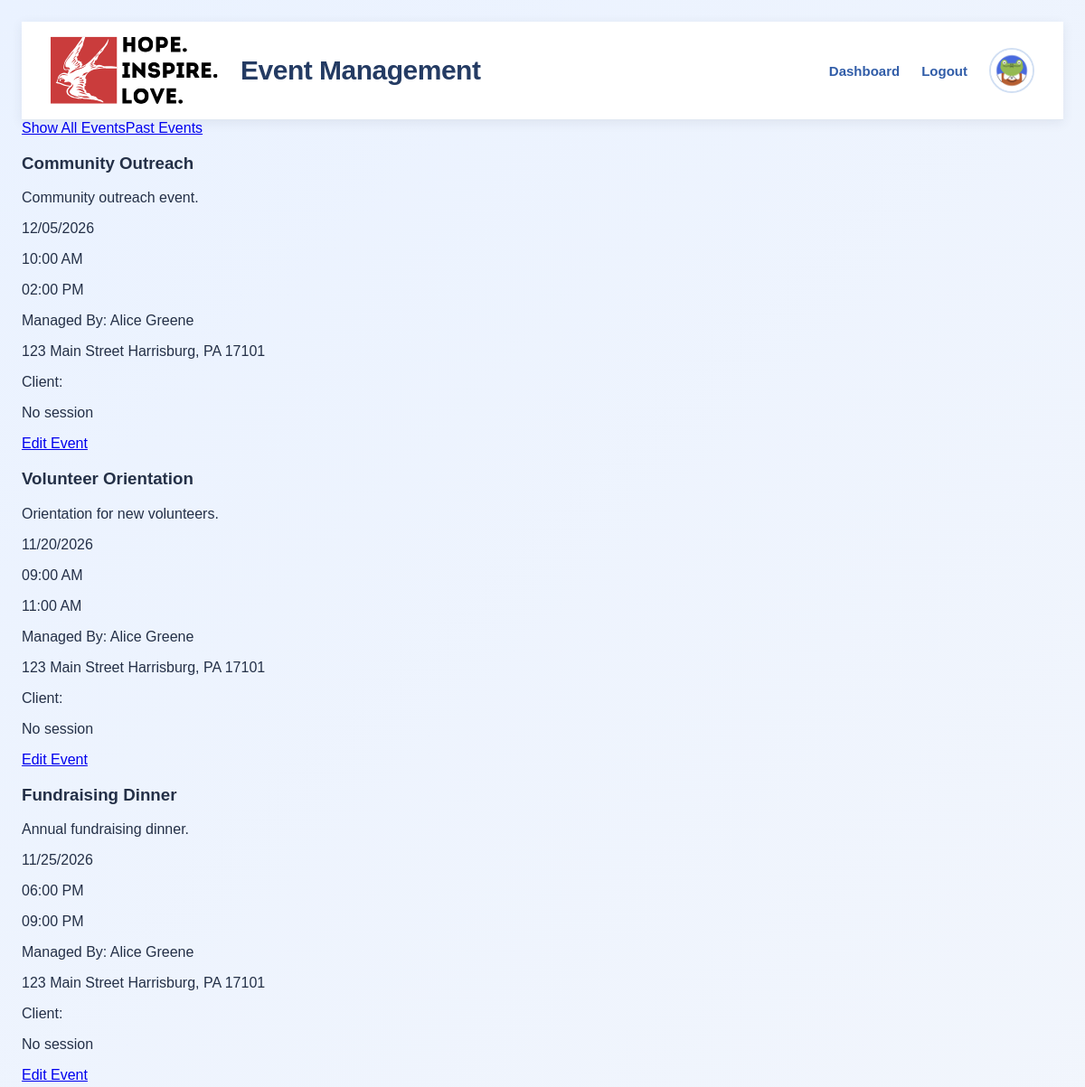
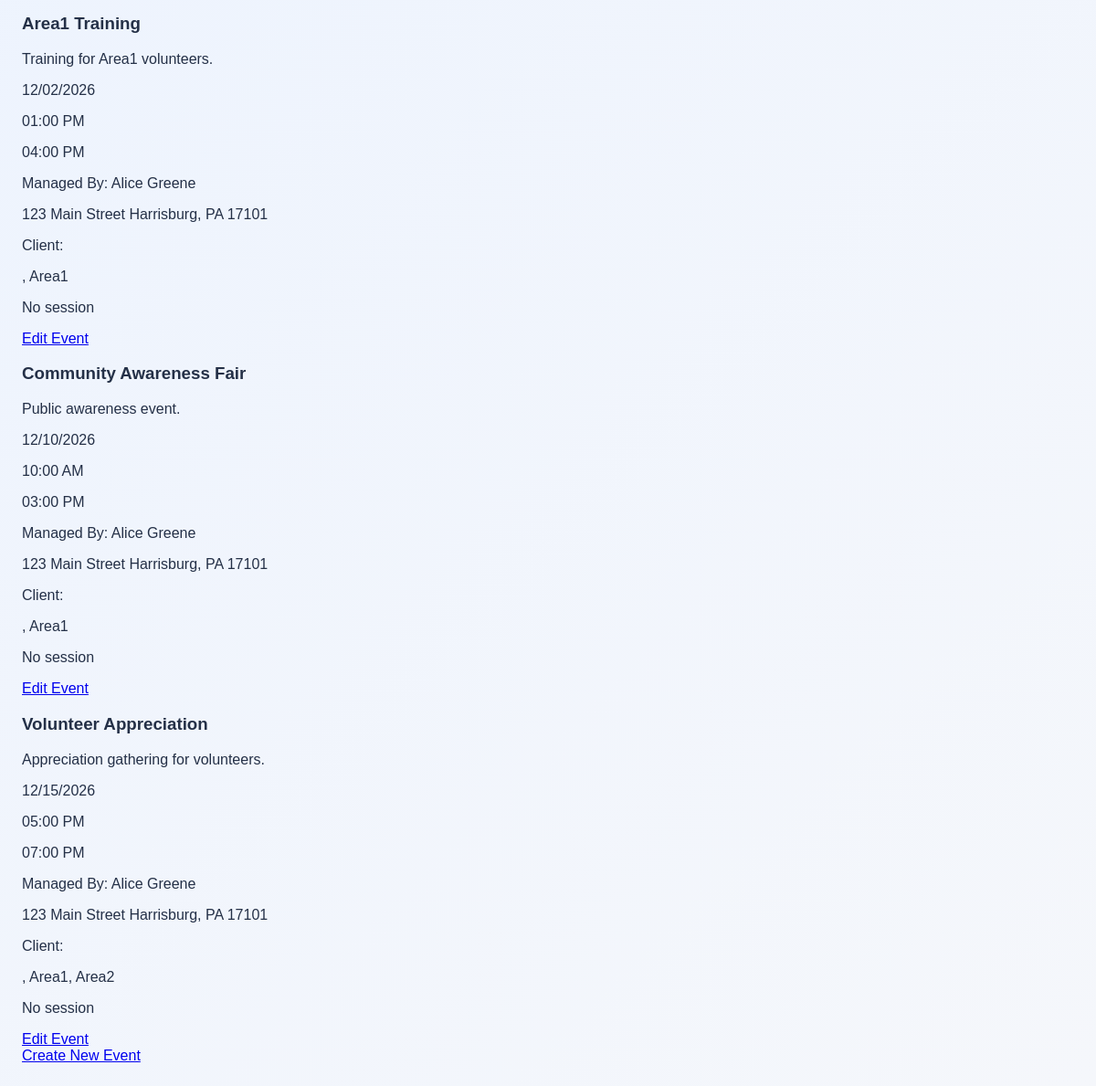
/EventManagement.php (signed in), run on the app's committed database (2 pictures, top to bottom).
### tables this page shows
CREATE TABLE IF NOT EXISTS Event (
    Event_ID INT AUTO_INCREMENT PRIMARY KEY,
    Event_Name VARCHAR(100) NOT NULL,
    Event_Description TEXT NOT NULL,
    Event_Date DATE NOT NULL,
    Start_Time TIME NOT NULL,
    End_Time TIME NOT NULL,
    Manager_ID INT NOT NULL,
    Location_ID INT NOT NULL,
    Client_Name VARCHAR(100),

     
    FOREIGN KEY (Manager_ID) REFERENCES Users(User_ID),
    FOREIGN KEY (Location_ID) REFERENCES Location(Location_ID)
);

CREATE TABLE IF NOT EXISTS Users (
    User_ID INT AUTO_INCREMENT PRIMARY KEY,
    Role_ID INT NOT NULL,
    First_Name VARCHAR(50) NOT NULL,
    Last_Name VARCHAR(50) NOT NULL,
    Username VARCHAR(20) NOT NULL UNIQUE,
    Email VARCHAR(255) NOT NULL UNIQUE,
    Phone_Number VARCHAR(20) NOT NULL,
    Creation_Date DATETIME NOT NULL DEFAULT CURRENT_TIMESTAMP,
    Password_Hash VARCHAR(255) NOT NULL,
    Photo VARCHAR(500),

     
    FOREIGN KEY (Role_ID) REFERENCES Roles(Role_ID)
);

CREATE TABLE IF NOT EXISTS Location (
    Location_ID INT AUTO_INCREMENT PRIMARY KEY,
    name VARCHAR(255) NOT NULL,
    Address VARCHAR(255) NOT NULL,
    City VARCHAR(50) NOT NULL,
    State VARCHAR(50) NOT NULL,
    Zip_Code VARCHAR(10) NOT NULL
);

### helpers/events.php (called while the page is built, shortened)
<?php
class Events {
    public function __construct($event_id) {
        require "config.php";
        $query = "SELECT Event_ID, Event_Name, Event_Description, Event_Date,
            Start_Time, End_Time, Manager_ID, Location_ID, Client_Name
            FROM event WHERE event_id = ".$event_id;
        $result = mysqli_fetch_assoc(mysqli_query($conn, $query));
        try {
            $this->id = $result['Event_ID'];
            $this->name = $result['Event_Name'];
            $this->description = $result['Event_Description'];
            $this->start_datetime = new DateTimeImmutable($result['Event_Date'].' '.$result['Start_Time']);
            $this->end_datetime = new DateTimeImmutable($result['Event_Date'].' '.$result['End_Time']);;
            $query = "SELECT first_name, last_name From
                users WHERE user_id = ".$result['Manager_ID'];
            $data = mysqli_fetch_assoc(mysqli_query($conn, $query));
            $this->manager_id =
                ['user_id' => $result['Manager_ID'],
                'first_name' => $data['first_name'],
                'last_name' => $data['last_name']];
            $query = "SELECT address, city, state, zip_code, name FROM
                location WHERE location_id = ".$result['Location_ID'];
            $data = mysqli_fetch_assoc(mysqli_query($conn, $query));
            $this->location =
                ['location_id' => $result['Location_ID'],
                'name' => $data['name'],
                'address' => $data['address'],
                'city' => $data['city'],
                'state' => $data['state'],
                'zip_code' => $data['zip_code']];
            $query = "SELECT session_id FROM sessions WHERE
                event_id = ".$event_id;
            $data = mysqli_fetch_assoc(mysqli_query($conn, $query));
            if (isset($data)) {
                $this->sessions = $data['Session_ID'];
            }
            else {
                $this->sessions = False;
            }
            $query = "SELECT area_name, area.area_id FROM event_to_area
                JOIN area ON area.area_id = event_to_area.area_id
                WHERE event_id = ".$this->id;
            $data = mysqli_query($conn, $query);
        }
        catch (Exception $e) {
            echo "<p>Failed to find event ".$event_id."</p>";
            echo $e;
        }
    }
}

### EventManagement.php (the view, shortened to what this page needs)
<?php
require("helpers/config.php");
?>
<!DOCTYPE html>
<html>
<head>
    <link rel="stylesheet" href="styles/main.css">
</head>
<body>
<?php
$title = "Event Management";
include("helpers/header.php");
require("helpers/events.php");
if (isset($_GET['event_id']) || isset($_GET['new_event'])) {
    if (isset($_GET['event_id'])) {
        $e = new Events($_GET['event_id']);
    }
    ?>
    <form method="POST" action="eventManagement.php" id="edit_event">
         <input type="hidden" name="event_id" id="event_id"
             value="<?=isset($e)?$_GET["event_id"]:-1?>">
        <label for="event_name">Event</label>
        <input type="text" name="event_name" id="event_name"
            value="<?=isset($e)?$e->name:""?>">
        <label for="description">Description</label>
        <textarea name="description" id="description" placeholder="Type here...">
            <?=isset($e)?$e->description:""?></textarea>
        <label for="date">Date</label>
        <input type="date" id="date" name="date"
        value="<?=$e?$e->start_datetime->format('Y-m-d'):""?>">
        <label for="start_time">Start Time</label>
        <input type="time" id="start_time" name="start_time"
        value="<?=$e?$e->start_datetime->format('H:i'):""?>">
        <label for="end_time">End Time</label>
        <input type="time" id="end_time" name="end_time"
        value="<?=$e?$e->end_datetime->format('H:i'):""?>">
        <?php
        if ($_SESSION['role'] == "Facilitator") {
            echo "<p>Managed By</p>";
            if ($e) {
                echo "<p>".$e->manager_id['first_name']." ".$e->manager_id['last_name']."</p>";
                echo '<input type="hidden" name="manager" value="'.$e->manager_id['manager_id'].'">';
            }
            else {
                $query = "SELECT first_name, last_name FROM users WHERE user_id = ".$_SESSION['user_id'];
                $result = mysqli_fetch_assoc(mysqli_query($conn, $query));
                echo "<p>".$result['first_name']." ".$result['last_name']."</p>";
                echo '<input type="hidden" name="manager" value="'.$_SESSION['user_id'].'">';
            }
        }
        else {
            $query = "SELECT DISTINCT first_name, last_name, users.user_id FROM users JOIN user_to_area
                ON users.user_id = user_to_area.user_id WHERE area_id = "
                .(isset($e)?$e->areas[0]['area_id']:$user_areas[0]['area_id']);
            if (isset($e)) {
                for ($i = 1; $i < count($e->areas); $i++) {
                    $query .= " OR area_id = ".$e->areas[$i];
                }
            }
            $result = mysqli_query($conn, $query);
            echo '<label for="manager">Managed By</label>';
            echo '<select id="manager" name="manager">';
            while ($a = mysqli_fetch_assoc($result)) {
                echo('<option value="'.$a['manager_id'].'"
                '.($a['manager_id'] == $e->manager_id['manager_id'])?"selected":"".'>
                '.$a['first_name'].' '.$a['last_name'].'</option>');
            }
            echo '</select>';
        }
        ?>
        <p>Location</p>
        <p id="current_location"> <?php
            if (isset($e)) { ?>
                <?=$e->location['name']."\n".
                $e->location['address']."\n".$e->location['city'].", ".
                $e->location['state']." ".$e->location['zip_code']?>
            <?php }
            else {
                echo "No location set";
            }?>
        </p>
        <input type="hidden" name="location_id_original" id="location_id_original"
            value="<?=isset($e)?$e->location['location_id']:-1?>">
        <button type="button" id="change_location">Change to different location</button>
        <?php
        if (isset($e)) { ?>
            <button type="button" id="edit_location_button">Edit Current Location</button>
        <?php } ?>
        <button type="button" id="create_location_button">Create Location</button>
        <select id="location_select" hidden disabled id="location" name="location">
            <?php
            $query = "SELECT location_id, name FROM location";
            $result = mysqli_query($conn, $query);
            while ($a = mysqli_fetch_assoc($result)) {
                echo '<option value="'.$a['location_id'].'"
                '.($a['location_id'] == $e->location['location_id'])?"selected":"".'>
                '.$a['location_name'].'</option';
            }
            ?>
        </select>
        <button type="button" hidden disabled id="cancel_location_select">Cancel</button>
        <fieldset hidden disabled id="edit_location">
            <input type="hidden" name="location_id"
            value="<?=isset($e)?$e->location['location_id']:-1?>">
            <label for="location_address">Address</label>
            <input type="text" name="location_address" id="location_address"
                value="<?=(isset($e))?$e->location['address']:""?>">
            <label for="location_city">City</label>
            <input type="text" name="location_city"  id="location_city"
                value="<?=(isset($e))?$e->location['city']:""?>">
            <label for="location_state">State</label>
            <input type="text" name="location_state"  id="location_state"
                value="<?=isset($e)?$e->location['state']:""?>">
            <label for="location_zipcode">Zip Code</label>
            <input type="text" name="location_zipcode"  id="location_zipcode"
                value="<?=isset($e)?$e->location['zip_code']:""?>">
            <?php if(isset($e)) { ?>
                <label for="for_all_events">
                    Check this box to change the address for only this event
                    instead of all events with this location.
                </label>
                <input type="checkbox" name="for_all_events" id="for_all_events" value="no">
            <?php }
            else { ?>
                <input type="hidden" name="for_all_events" value="no">
            <?php } ?>
            <button type="button" id="cancel_edit_location">Cancel</button>
        </fieldset>
        <label for="client">Client</label>
        <input type="text" id="Client" value="<?=isset($e)?$e->client_name:""?>">
        <fieldset>
            <legend>Areas</legend>
            <?php
            $areas;
            foreach ($user_areas as $a) {
                $areas[] = $a;
            }
            if ($_SESSION['role'] == 'Owner') {
                $query = "SELECT area_id, area_name FROM area";
                $result = mysqli_query($conn, $query);
                while ($aa = mysqli_fetch_assoc($result)) {
                    $a = ["area_id" => $aa['area_id'],
                        "area_name" => $aa['area_name']];
                    if (!in_array($a, $areas)) {
                        $areas[] = $a;
                    }
                }
            }
            if (isset($e)) {
                foreach($e->areas as $a) {
                    if (!in_array($a, $areas)) {
                        $areas[] = $a;
                    }
                }
            }
            foreach ($areas as $a) {
                echo '<input type="checkbox" id="area'.$a['area_id'].'"
                    name="area" value="'.$a['area_id'].'">';
                echo '<label for="area'.$a['area_id'].'">'.
                    $a['area_name'].'</label>';
            }
            ?>
        </fieldset>
        <p>Placeholder for document upload</p>
        <?php
        if (isset($e) && $e->sessions) {
            echo '<button type="button" id="edit_session">View Session</button>';
        }
        else {
            echo '<p class="session">No session</p>';
            echo '<button type="button" id="new_session">Create a session</a>';
        }
        echo '<button type="submit">Save</button>';
    echo "</form>";
}
else {
    if (isset($_GET['past_events'])) {
        echo '<a href="eventManagement.php" id="show_user_events">Your Events</a>';
    }
    else {
        if (isset($_GET['all_events'])) {
            echo  '<a href="eventManagement.php" id="show_user_events">Your Events</a>';
        }
        else {
            echo '<a href="eventManagement.php?all_events=True" id="show_all_events">Show All Events</a>';
        }
        echo '<a href="eventManagement.php?past_events=true" id="show_past_events">Past Events</a>';
    }
    if (isset($_GET['past_events'])) {
        $query = "SELECT event_id FROM event WHERE event_date < CURDATE()";
    }
    else {
        $query = "SELECT event_id FROM event WHERE event_date >= CURDATE()";
    }
    $result = mysqli_query($conn, $query);
    $events = [];
    while ($a = mysqli_fetch_assoc($result)) {
        array_push($events, new Events($a['event_id']));
    }
    echo '<div id="event_list">';
    foreach ($events as $e) {
    ?>
        <div class="event">
            <h3 class="event_name"><?=$e->name?></h3>
            <p class="description"><?=$e->description?></p>
            <p class="Date"><?=$e->start_datetime->format('m/d/Y')?></p>
            <p class="Start-Time"><?=$e->start_datetime->format('h:i A')?></p>
            <p class="End-Time"><?=$e->end_datetime->format('h:i A')?></p>
            <p class="Manager">Managed By:
                <?=$e->manager_id['first_name']." ".$e->manager_id['last_name']?>
            </p>
            <p class="location">
                <?=$e->location['name']."\n".
                $e->location['address']."\n".$e->location['city'].", ".
                $e->location['state']." ".$e->location['zip_code']?>
            </p>
            <p class="client_name">Client: <?=$e->client_name?></p>
            <p class="areas"><?php
                $s = "";
                foreach ($e->areas as $a) {
                    $s .= ", ".$a['area_name'];
                }
                echo $s;
            ?></p>
            <div class="documents"> <?php
            if ($e->sessions) {
                echo '<a id="view_session" href="SessionManagement.php?session_id='.$e->$session.'"
                    class="session">Session</a>';
                echo '<input type="hidden" id="session_id" name="session_id" value="'.$e->$session.'">';
            }
            else {
                echo '<p class="session">No session</p>';
            }
            if ($_SESSION['role'] == 'Facilitator') {
                if ($_SESSION['user_id'] == $e->manager_id) {
                    echo '<a href="eventManagement.php?event_id='.$e->id.'" class="eventEditor">Edit Event</a>';
                }
            }
            else {
                echo '<a href="eventManagement.php?event_id='.$e->id.'" class="eventEditor">Edit Event</a>';
            }
            ?>
        </div>
    <?php
    }
    echo "</div>";
    ?>
    <a href="eventManagement.php?new_event=true" id="create_event">Create New Event</a>
<?php
}
?>
</body>
</html>

### helpers/header.php (shortened to what this page needs)
<header>
  <img src="images/logo.png" width="186" height="76">
  <?= '<h1 class="nav-header">'.$title."</h1>" ?>
  <nav class="nav-links">
    <a href="UserDashboard.php">Dashboard</a>
    <a href="logout.php">Logout</a>
    <a href="UserInfo.php">
      <img src="images/profile_pic.png" height="46" width="46">
    </a>
  </nav>
</header>

### styles/main.css (style rules this page uses)
body { min-height: 100vh; margin: 0; padding: 24px; box-sizing: border-box; background: linear-gradient(135deg, #eaf2ff, #f5f7fb); font-family: Arial, Helvetica, sans-serif; color: #243047; }
h1 { margin: 0 0 28px; text-align: center; font-size: 30px; color: #243b63; letter-spacing: -0.5px; }
header { display: flex; align-items: center; justify-content: space-between; gap: 24px; padding: 16px 32px; background-color: #ffffff; box-shadow: 0 3px 12px rgba(36, 48, 71, 0.08); border-bottom: 1px solid #e1e8f2; }
header > img { width: 186px; height: 76px; object-fit: contain; flex-shrink: 0; }
.nav-header { margin: 0; color: #243b63; font-size: 30px; font-weight: 600; text-align: left; flex-grow: 1; }
.nav-links { display: flex; align-items: center; gap: 24px; flex-shrink: 0; }
.nav-links a { color: #315da8; font-size: 15px; font-weight: 600; text-decoration: none; transition: color 0.2s, background-color 0.2s; }
.nav-links a img { display: block; width: 46px; height: 46px; border-radius: 50%; object-fit: cover; border: 2px solid #d1dff3; transition: border-color 0.2s; }

### data on the page
event: Event_Name "Community Outreach", Event_Description "Community outreach event.", $e->start_datetime->format('m/d/Y') "12/05/2026", $e->start_datetime->format('h:i A') "10:00 AM", $e->end_datetime->format('h:i A') "02:00 PM", Manager_ID.First_Name "Alice", Manager_ID.Last_Name "Greene", Location_ID.Address "123 Main Street", Location_ID.City "Harrisburg", Location_ID.State "PA", Location_ID.Zip_Code "17101"
event: Event_Name "Volunteer Orientation", Event_Description "Orientation for new volunteers.", $e->start_datetime->format('m/d/Y') "11/20/2026", $e->start_datetime->format('h:i A') "09:00 AM", $e->end_datetime->format('h:i A') "11:00 AM", Manager_ID.First_Name "Alice", Manager_ID.Last_Name "Greene", Location_ID.Address "123 Main Street", Location_ID.City "Harrisburg", Location_ID.State "PA", Location_ID.Zip_Code "17101"
event: Event_Name "Fundraising Dinner", Event_Description "Annual fundraising dinner.", $e->start_datetime->format('m/d/Y') "11/25/2026", $e->start_datetime->format('h:i A') "06:00 PM", $e->end_datetime->format('h:i A') "09:00 PM", Manager_ID.First_Name "Alice", Manager_ID.Last_Name "Greene", Location_ID.Address "123 Main Street", Location_ID.City "Harrisburg", Location_ID.State "PA", Location_ID.Zip_Code "17101"
event: Event_Name "Area1 Training", Event_Description "Training for Area1 volunteers.", $e->start_datetime->format('m/d/Y') "12/02/2026", $e->start_datetime->format('h:i A') "01:00 PM", $e->end_datetime->format('h:i A') "04:00 PM", Manager_ID.First_Name "Alice", Manager_ID.Last_Name "Greene", Location_ID.Address "123 Main Street", Location_ID.City "Harrisburg", Location_ID.State "PA", Location_ID.Zip_Code "17101", s ", Area1"
event: Event_Name "Community Awareness Fair", Event_Description "Public awareness event.", $e->start_datetime->format('m/d/Y') "12/10/2026", $e->start_datetime->format('h:i A') "10:00 AM", $e->end_datetime->format('h:i A') "03:00 PM", Manager_ID.First_Name "Alice", Manager_ID.Last_Name "Greene", Location_ID.Address "123 Main Street", Location_ID.City "Harrisburg", Location_ID.State "PA", Location_ID.Zip_Code "17101", s ", Area1"
event: Event_Name "Volunteer Appreciation", Event_Description "Appreciation gathering for volunteers.", $e->start_datetime->format('m/d/Y') "12/15/2026", $e->start_datetime->format('h:i A') "05:00 PM", $e->end_datetime->format('h:i A') "07:00 PM", Manager_ID.First_Name "Alice", Manager_ID.Last_Name "Greene", Location_ID.Address "123 Main Street", Location_ID.City "Harrisburg", Location_ID.State "PA", Location_ID.Zip_Code "17101", s ", Area1, Area2"

### other printed values
$title "Event Management"
